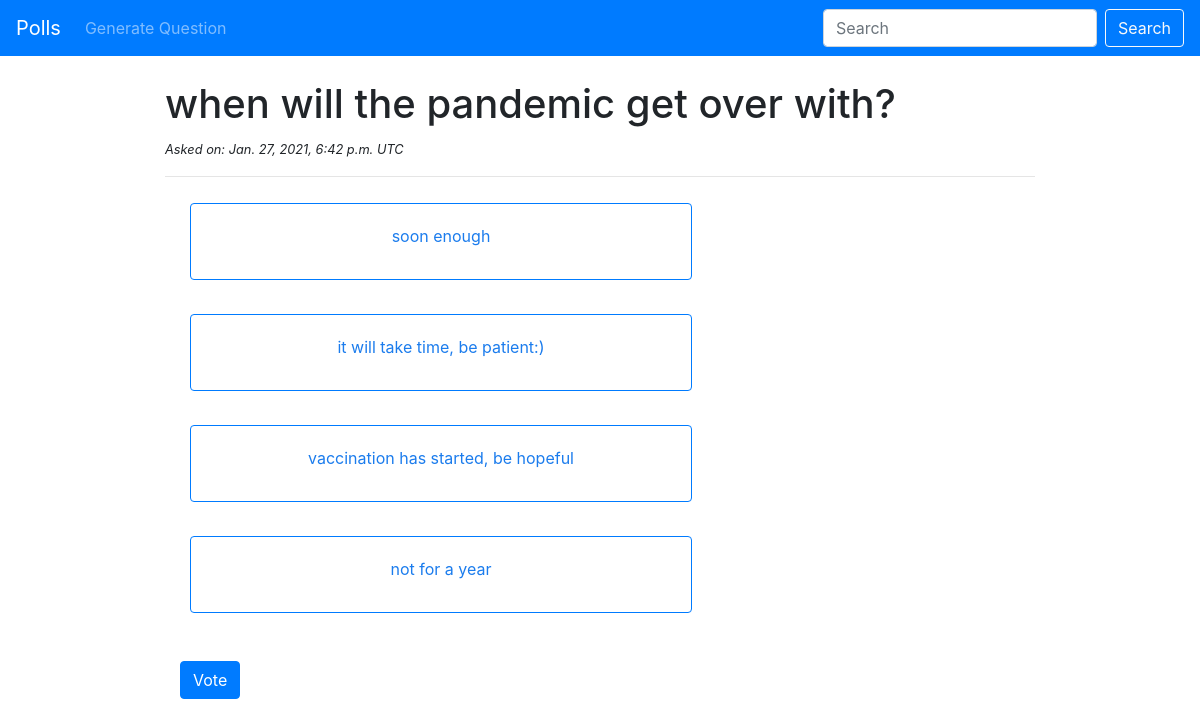
The app's page /polls/50/ with its own data.
### polls/models.py (models this page shows, shortened)
class Question(models.Model):
	question_text = models.CharField(max_length=200)
	pub_date = models.DateTimeField(auto_now_add=True)

class Choice(models.Model):
	question = models.ForeignKey(Question, on_delete=models.CASCADE)
	choice_text = models.CharField(max_length=200)
	votes = models.IntegerField(default=0)

### polls/views.py (the view)
# urls.py: path('<int:pk>/', views.DetailView.as_view(), name='detail'),
class DetailView(generic.DetailView):
	model = Question
	template_name = 'polls/details.html'

### polls/templates/polls/details.html (shortened to what this page needs)
{% extends 'polls/base.html' %}
{% block content %}
<h1>{{ question.question_text }}</h1>
 <p><small><i>Asked on: {{ question.pub_date }} UTC</i></small></p>
 <hr>
<div class="container">
<form action="{% url 'polls:vote' question.id %}" method="post">
	{% for choice in question.choice_set.all %}
	<label for="choice{{ forloop.counter }}">
  <div class="card border-primary mb-3 text-center card-input">
 	 <div class="card-body" id='cards'>
 	 	{{ choice.choice_text }}
	</div>
		</div></label>
	{% endfor %}
	<br><br>
	<button type="submit" class="btn btn-primary" name="Vote">Vote</button>
</form>
</div>
{% endblock %}

### polls/static/css/polls.css (style rules this page uses)
.container { max-width: 900px; margin: 0 auto; }
.card-input { margin: 10px; padding: 00px; color: #1b7ced; }
#cards { width: 500px; height: 75px; }

### records on screen
Question: question_text "when will the pandemic get over with?", pub_date "Jan. 27, 2021, 6:42 p.m."
Choice: choice_text "soon enough"
Choice: choice_text "it will take time, be patient:)"
Choice: choice_text "vaccination has started, be hopeful"
Choice: choice_text "not for a year"
